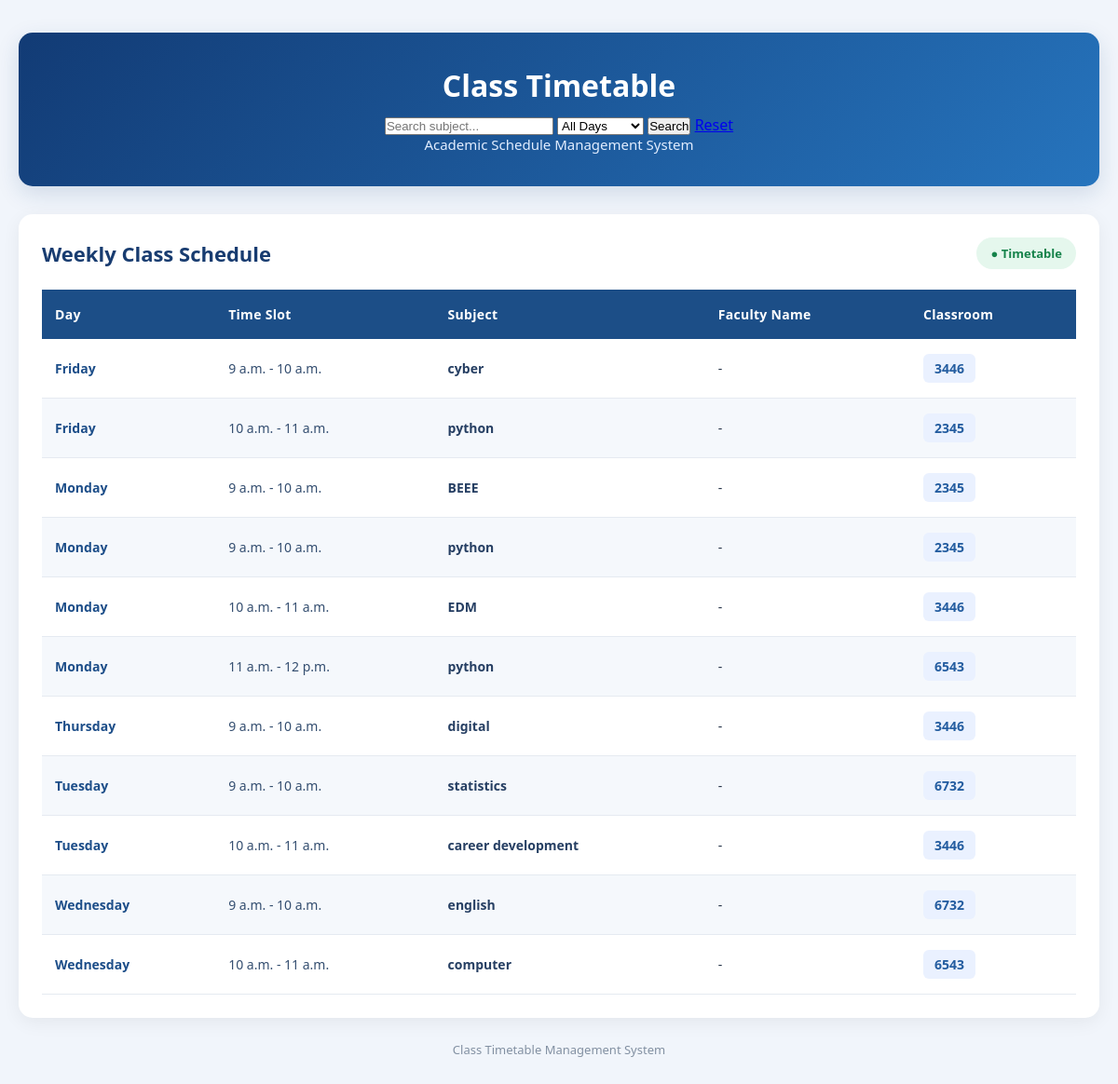
The page / on the database its author committed.
### timetable/models.py (models this page shows, shortened)
class TimeSlot(models.Model):
    DAY_CHOICES = [
        ('Monday', 'Monday'),
        ('Tuesday', 'Tuesday'),
        ('Wednesday', 'Wednesday'),
        ('Thursday', 'Thursday'),
        ('Friday', 'Friday'),
        ('Saturday', 'Saturday'),
    ]
    day = models.CharField(max_length=20, choices=DAY_CHOICES)
    subject = models.CharField(max_length=100)
    faculty_name = models.CharField(max_length=100, default="")
    start_time = models.TimeField()
    end_time = models.TimeField()
    classroom = models.CharField(max_length=50)

### timetable/views.py (the view)
# urls.py: path('', views.timetable_view, name='timetable'),
def timetable_view(request):
    slots = TimeSlot.objects.all().order_by('day', 'start_time')
    search_query = request.GET.get('search', '')
    selected_day = request.GET.get('day', '')
    if search_query:
        slots = slots.filter(subject__icontains=search_query)
    if selected_day:
        slots = slots.filter(day=selected_day)
    days = ['Monday', 'Tuesday', 'Wednesday', 'Thursday', 'Friday']
    context = {
        'slots': slots,
        'days': days,
        'search_query': search_query,
        'selected_day': selected_day,
    }
    return render(request, 'timetable/timetable.html', context)

### timetable/templates/timetable/timetable.html (shortened to what this page needs)
<!DOCTYPE html>
<html lang="en">
<head>
</head>
<body>
<div class="container">
    <div class="header">
        <h1>Class Timetable</h1>
<form method="GET">
    <input
        type="text"
        name="search"
        placeholder="Search subject..."
        value="{{ search_query }}"
    >
    <select name="day">
        <option value="">All Days</option>
    </select>
    <button type="submit">Search</button>
    <a href="/">Reset</a>
</form>
        <p>Academic Schedule Management System</p>
    </div>
    <div class="table-card">
        <div class="table-heading">
            <h2>Weekly Class Schedule</h2>
            <span class="status">● Timetable</span>
        </div>
        <div class="table-wrapper">
            <table>
                <thead>
                    <tr>
                        <th>Day</th>
                        <th>Time Slot</th>
                        <th>Subject</th>
                        <th>Faculty Name</th>
                        <th>Classroom</th>
                    </tr>
                </thead>
                <tbody>
                    {% for slot in slots %}
                    <tr>
                        <td class="day">
                            {{ slot.day }}
                        </td>
                        <td class="time">
                            {{ slot.start_time|time:"g a" }} -
                            {{ slot.end_time|time:"g a" }}
                        </td>
                        <td class="subject">
                            {{ slot.subject }}
                        </td>
                        <td>
                            -
                        </td>
                        <td>
                            <span class="classroom">
                                {{ slot.classroom }}
                            </span>
                        </td>
                    </tr>
                    {% empty %}
                    <tr>
                        <td colspan="5" class="empty-message">
                            No timetable records available.
                        </td>
                    </tr>
                    {% endfor %}
                </tbody>
            </table>
        </div>
    </div>
    <div class="footer">
        Class Timetable Management System
    </div>
</div>
</body>
</html>

### timetable/templates/timetable/timetable.html (style rules this page uses)
* { margin: 0; padding: 0; box-sizing: border-box; }
body { font-family: 'Segoe UI', Arial, sans-serif; background: #f1f5fb; color: #263449; min-height: 100vh; padding: 35px 20px; }
.container { max-width: 1250px; margin: auto; }
.header { background: linear-gradient(135deg, #123b75, #2674bd); color: white; padding: 35px 25px; border-radius: 15px; text-align: center; margin-bottom: 30px; box-shadow: 0 8px 25px rgba(20, 65, 120, 0.15); }
.header h1 { font-size: 32px; margin-bottom: 10px; }
.header p { font-size: 15px; color: #e1edff; }
.table-card { background: white; padding: 25px; border-radius: 15px; box-shadow: 0 5px 20px rgba(0, 0, 0, 0.06); }
.table-heading { display: flex; justify-content: space-between; align-items: center; margin-bottom: 22px; flex-wrap: wrap; gap: 12px; }
.table-heading h2 { color: #183c70; font-size: 22px; }
.status { background: #e5f7ed; color: #16834b; padding: 8px 15px; border-radius: 20px; font-size: 13px; font-weight: 600; }
.table-wrapper { overflow-x: auto; }
table { width: 100%; border-collapse: collapse; min-width: 750px; }
th { background: #1c4e87; color: white; padding: 17px 14px; text-align: left; font-size: 14px; letter-spacing: 0.3px; }
td { padding: 16px 14px; border-bottom: 1px solid #e5eaf1; font-size: 14px; }
tbody tr:nth-child(even) { background: #f5f8fc; }
.day { font-weight: 600; color: #1d4e89; }
.time { color: #344e70; font-weight: 500; }
.subject { font-weight: 600; color: #263f63; }
.classroom { background: #eaf1ff; color: #245da0; padding: 6px 12px; border-radius: 6px; font-weight: 600; display: inline-block; }
.footer { text-align: center; margin-top: 25px; color: #8290a2; font-size: 13px; }

### rows shown on the page
TimeSlot: day "Friday", start_time "9 a.m.", end_time "10 a.m.", subject "cyber", classroom "3446"
TimeSlot: day "Friday", start_time "10 a.m.", end_time "11 a.m.", subject "python", classroom "2345"
TimeSlot: day "Monday", start_time "9 a.m.", end_time "10 a.m.", subject "BEEE", classroom "2345"
TimeSlot: day "Monday", start_time "9 a.m.", end_time "10 a.m.", subject "python", classroom "2345"
TimeSlot: day "Monday", start_time "10 a.m.", end_time "11 a.m.", subject "EDM", classroom "3446"
TimeSlot: day "Monday", start_time "11 a.m.", end_time "12 p.m.", subject "python", classroom "6543"
TimeSlot: day "Thursday", start_time "9 a.m.", end_time "10 a.m.", subject "digital", classroom "3446"
TimeSlot: day "Tuesday", start_time "9 a.m.", end_time "10 a.m.", subject "statistics", classroom "6732"
TimeSlot: day "Tuesday", start_time "10 a.m.", end_time "11 a.m.", subject "career development", classroom "3446"
TimeSlot: day "Wednesday", start_time "9 a.m.", end_time "10 a.m.", subject "english", classroom "6732"
TimeSlot: day "Wednesday", start_time "10 a.m.", end_time "11 a.m.", subject "computer", classroom "6543"
